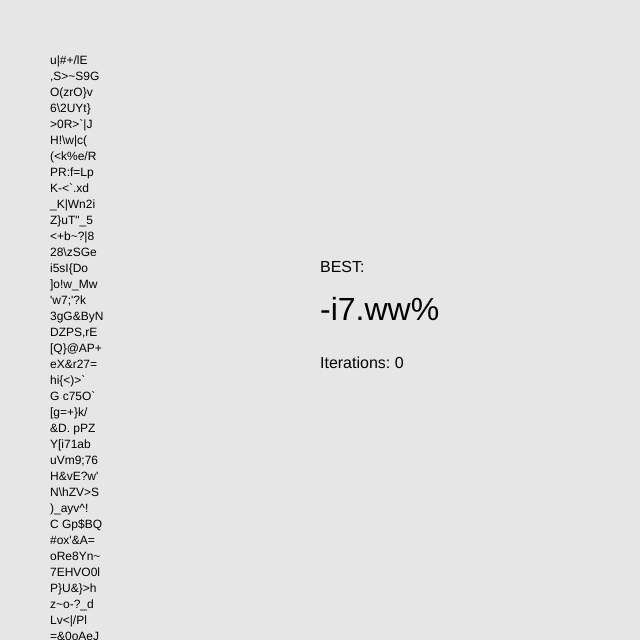
Frame 1 (no input)
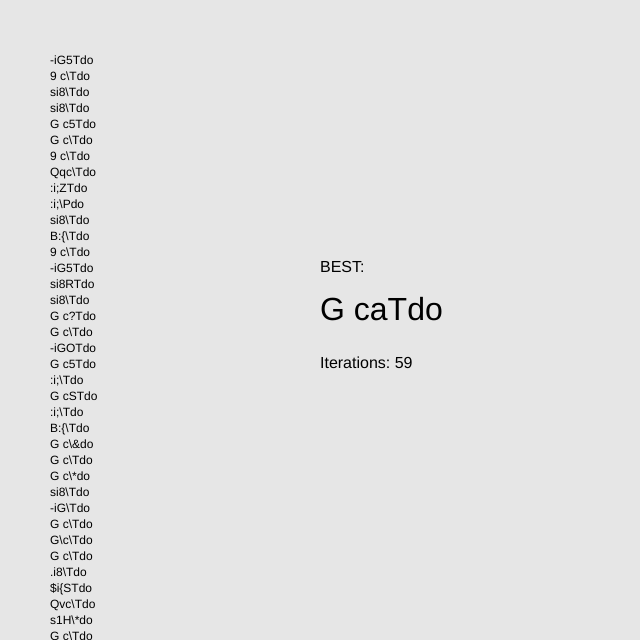
Frame 60 (no input)
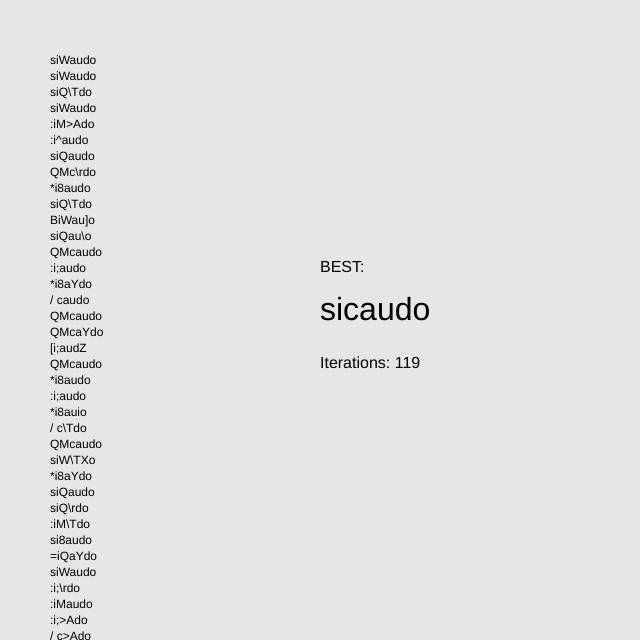
Frame 120 (the mouse pressed at the canvas centre since frame 60)

The p5.js sketch that drew these frames (run headless with seeded random() and noise() and a simulated clock; from frame 60 on, the mouse is pressed at the canvas centre):

// p5.js sketch
// ── sketch.js
let goal = "Ricardo";
let nElements = 200;
let trainer;

function setup(){
	createCanvas(640,640);

	trainer = new Trainer(goal);
	trainer.createFirstGeneration(nElements);
}

function draw(){
	background(230);

	trainer.displayGen();
	displayResults(trainer);

	if(!trainer.goalReached){
		trainer.createNewGeneration(0.01);
		trainer.findBest();
	}
}

function displayResults(trainer){
	push();
	textSize(16);
	text("BEST:", width/2, height/2-48);
	textSize(32);
	text(trainer.best.val, width/2, height/2);
	textSize(16);
	text("Iterations: " + trainer.iterations, width/2, height/2 + 48);
	pop();
}
// ── Element.js
function Element(val){
	this.val = val;
	this.fitness = 0;
}
// ── Trainer.js
function Trainer(goal){
	this.goalReached = false;
	this.goal = goal;
	this.currentGen = [];
	this.best = new Element("");

	this.iterations = 0;
}

Trainer.prototype.createFirstGeneration = function(nElements){
	this.currentGen = [];
	for(let i = 0; i < nElements; i++){
		let string = "";
		for(let j = 0; j < this.goal.length; j++){
			string += String.fromCharCode(randNumGen(32,127));
		}
		
		this.currentGen.push(new Element(string));
	}

	this.calcFitness();
	this.findBest();
}

Trainer.prototype.createNewGeneration = function(mutationRate){
	this.reproduce();
	this.mutate(mutationRate);
	this.calcFitness();
	this.iterations++;
}

Trainer.prototype.reproduce = function(){
	let newGeneration = [];

	for(let i = 0; i < this.currentGen.length; i++){
		let parents = this.selectParents();

		let childVal = "";
		childVal += parents[0].val.substring(0, Math.floor(parents[0].val.length/2));
		childVal += parents[1].val.substring(Math.floor(parents[1].val.length/2), parents[1].val.length);
		let child = new Element(childVal);

		newGeneration.push(child);
	}

	this.currentGen = newGeneration;
}

Trainer.prototype.selectParents = function(){
	let parents = [];
	let probability = [];

	this.currentGen.forEach(e => {
		for(let i = 0; i < e.fitness; i++)
			probability.push(e);
	});

	parents.push(probability[randNumGen(0, probability.length)]);
	parents.push(probability[randNumGen(0, probability.length)]);

	return parents;
}

Trainer.prototype.mutate = function(mutationRate){
	this.currentGen.forEach(e => {
		for(let i = 0; i < e.val.length; i++){
			if(Math.random() < mutationRate)
				e.val = changeRandomLetterAt(e.val, i);
		}
	});
}

Trainer.prototype.calcFitness = function(){
	this.currentGen.forEach(e => {
		for(let i = 0; i < e.val.length; i++){
			if(e.val[i] == this.goal[i]){
				e.fitness++;
			}
		}

		if(e.fitness == this.goal.length)
			this.goalReached = true;
	});
}

Trainer.prototype.findBest = function(){
	this.currentGen.forEach(e => {
		if(e.fitness >= this.best.fitness){
			this.best = e;
		}
	});
}

Trainer.prototype.displayGen = function(){
	for(let i = 0; i < this.currentGen.length; i++){
		text(this.currentGen[i].val, 50, i*16+64);
	}
}

function randNumGen(min, max){
	//min -> inclusivo
	//max -> exclusivo
	return Math.floor(Math.random() * (max-min) + min);
}

function changeRandomLetterAt(string, letterPos){
	let newString = "";
	newString += string.substring(0, letterPos);
	newString += String.fromCharCode(randNumGen(32,127));
	newString += string.substring(letterPos+1, string.length);

	return newString;
}
